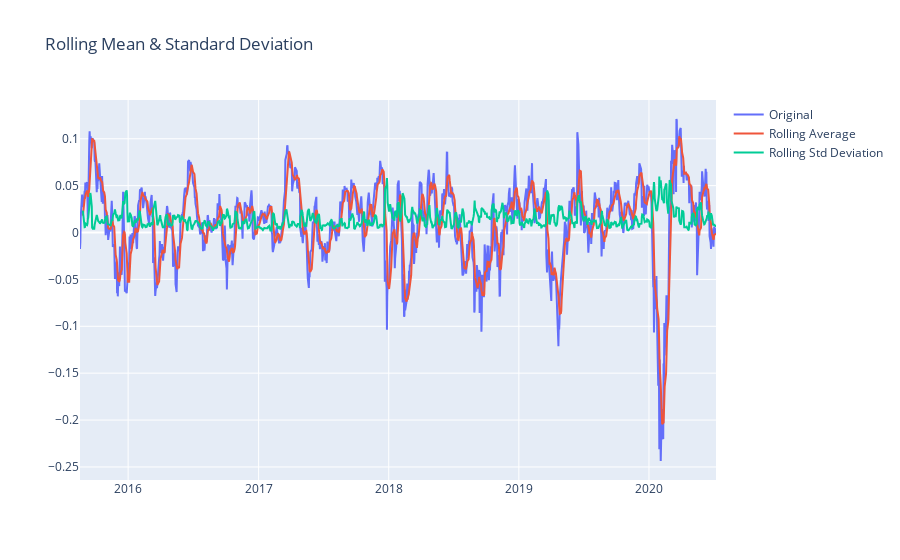

The notebook cell this image was saved under:
### Code cell
check_stationarity(ts_log_moving_avg_diff)

### Figure 1 — Plotly figure (JSON) as saved in the notebook; plotly's stock layout.template omitted (floating-point values rounded to 4 significant figures; data arrays with more than 128 entries replaced by an {"elided": "..."} marker saying what was removed)
{"data": [{"name": "Original", "type": "scatter", "x": {"elided": "1258 str values"}, "y": {"elided": "1229 float values"}}, {"name": "Rolling Average", "type": "scatter", "x": {"elided": "1258 str values"}, "y": {"elided": "1229 float values"}}, {"name": "Rolling Std Deviation", "type": "scatter", "x": {"elided": "1258 str values"}, "y": {"elided": "1229 float values"}}], "layout": {"title": {"text": "Rolling Mean & Standard Deviation"}}}
